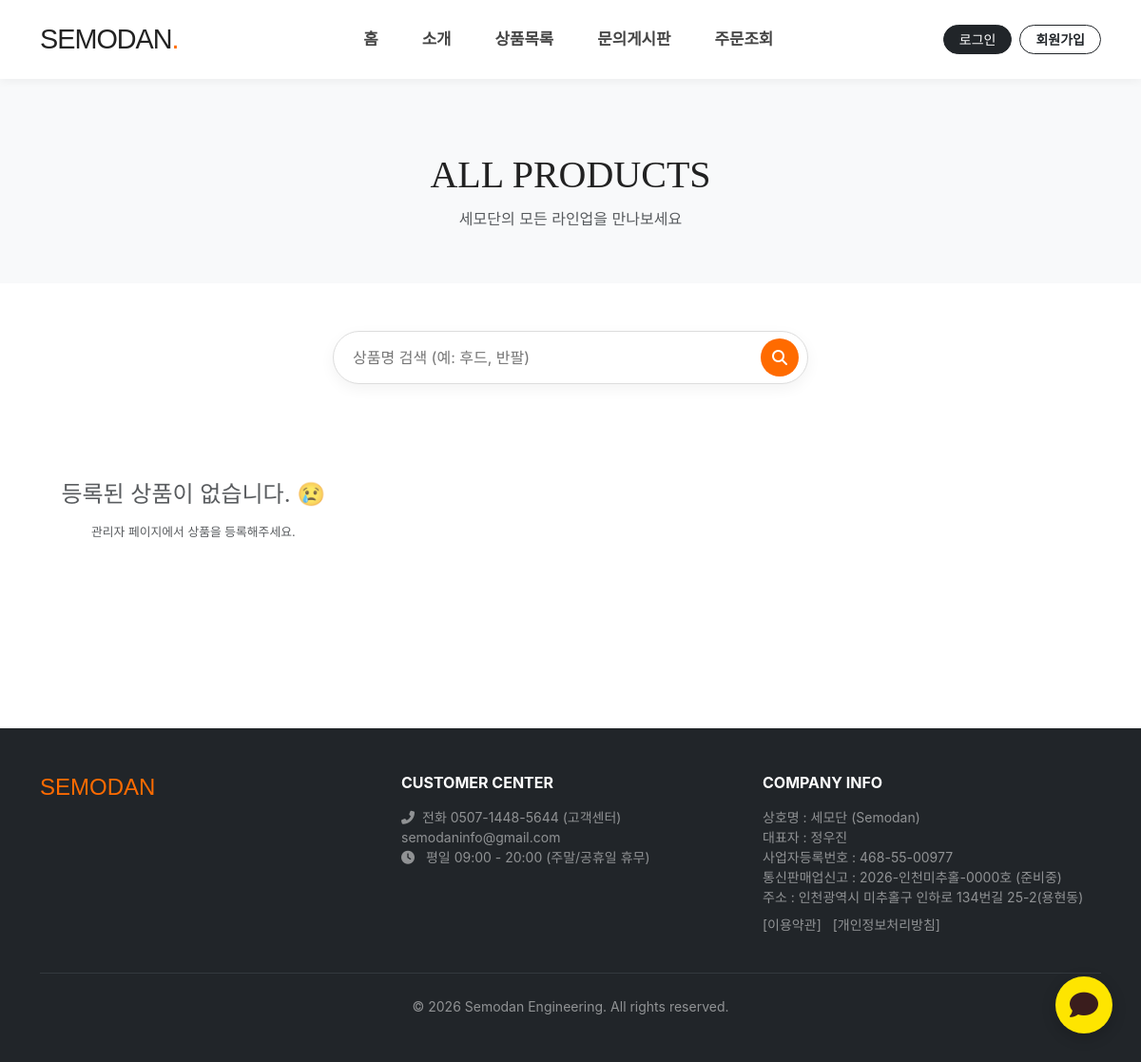
Page /shop/ on the earlier database version.
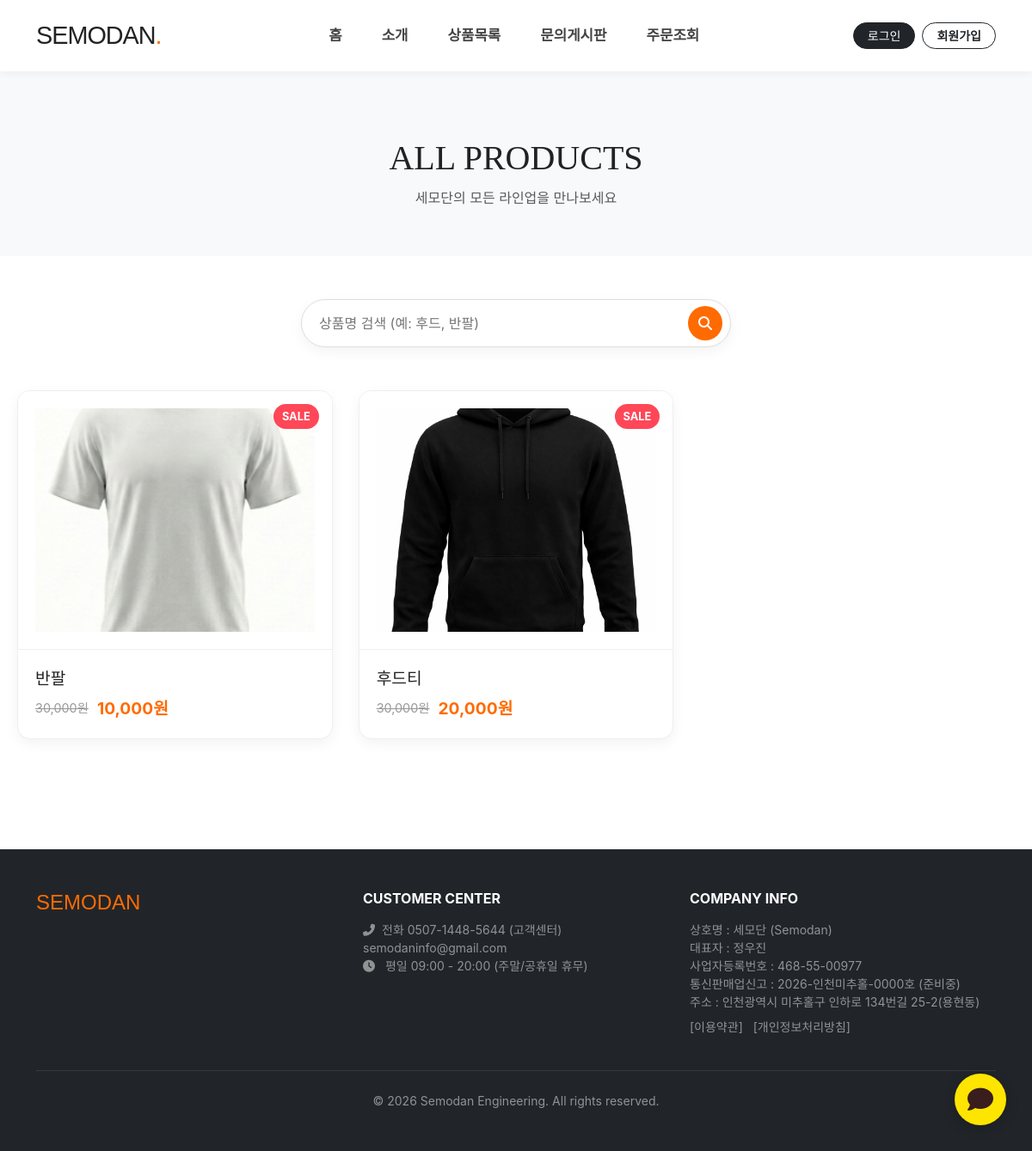
Same page on the later database version.
### products/models.py (models this page shows, shortened)
class Product(models.Model):
    name = models.CharField(max_length=100, verbose_name="상품명")
    code = models.CharField(max_length=50, unique=True, verbose_name="상품코드")
    original_price = models.IntegerField(default=0, verbose_name="정가")
    price = models.IntegerField(verbose_name="판매가")
    description = models.TextField(blank=True, verbose_name="상품설명 (짧은)")
    priority = models.IntegerField(default=0, verbose_name="노출 우선순위 (높을수록 상단)")
    image = models.ImageField(upload_to='products/', verbose_name="대표 썸네일")
    detail_image = models.ImageField(upload_to='products/details/', blank=True, null=True, verbose_name="상세페이지 (공통)")

### products/views.py (the view)
# urls.py: path('shop/', views.product_list, name='product_list'),
def product_list(request):
    query = request.GET.get('q', '')
    products = Product.objects.all()
    if query:
        products = products.filter(name__icontains=query)
    products = products.order_by('-priority', '-id')
    return render(request, 'products/product_list.html', {
        'products': products,
        'query': query
    })

### products/templates/products/product_list.html (shortened to what this page needs)
{% extends "products/base.html" %}
{% load static %}
{% load humanize %}
{% block content %}
<div class="shop-header">
    <h1 class="shop-title">ALL PRODUCTS</h1>
    <p class="text-muted">세모단의 모든 라인업을 만나보세요</p>
</div>
<div class="search-box">
    <form action="" method="GET">
        <input type="text" name="q" class="search-input" placeholder="상품명 검색 (예: 후드, 반팔)" value="{{ query|default:'' }}">
        <button type="submit" class="search-btn"><i class="fas fa-search"></i></button>
    </form>
</div>
<div class="product-grid">
    {% if products %}
        {% for product in products %}
        <a href="{% url 'products:product_custom_editor' product.code %}" class="product-card">
            <div class="card-img-wrap">
                {% if product.image %}
                    <img src="{{ product.image.url }}" class="card-img" alt="{{ product.name }}">
                {% else %}
                    <span class="text-muted">이미지 준비중</span>
                {% endif %}
                {% if product.original_price > product.price %}
                <span class="discount-badge">SALE</span>
                {% endif %}
            </div>
            <div class="card-info">
                <div class="card-title">{{ product.name }}</div>
                <div class="price-wrap">
                    {% if product.original_price > product.price %}
                        <span class="original-price">{{ product.original_price|intcomma }}원</span>
                    {% endif %}
                    <span class="sale-price">{{ product.price|intcomma }}원</span>
                </div>
            </div>
        </a>
        {% endfor %}
    {% else %}
        <div class="col-12 text-center py-5">
            <p class="text-muted fs-4">등록된 상품이 없습니다. 😢<br><span style="font-size:0.8rem">관리자 페이지에서 상품을 등록해주세요.</span></p>
        </div>
    {% endif %}
</div>
{% endblock %}

### products/templates/products/base.html (shortened to what this page needs)
{% load static %}
<!DOCTYPE html>
<html lang="ko">
<head>
    <link href="https://cdn.jsdelivr.net/npm/bootstrap@5.3.0/dist/css/bootstrap.min.css" rel="stylesheet">
    <link rel="stylesheet" href="https://cdnjs.cloudflare.com/ajax/libs/font-awesome/6.4.0/css/all.min.css">
</head>
<body class="d-flex flex-column min-vh-100">
    <nav class="navbar navbar-expand-lg fixed-top">
        <div class="container">
            <a class="navbar-brand font-heavy" href="{% url 'products:index' %}">
                SEMODAN<span class="text-orange">.</span>
            </a>
            <div class="collapse navbar-collapse" id="navbarContent">
                <ul class="navbar-nav mx-auto mb-2 mb-lg-0 align-items-center">
                    <li class="nav-item"><a class="nav-link" href="{% url 'products:index' %}">홈</a></li>
                    <li class="nav-item"><a class="nav-link" href="{% url 'products:about_us' %}">소개</a></li>
                    <li class="nav-item"><a class="nav-link" href="{% url 'products:product_list' %}">상품목록</a></li>
                    <li class="nav-item"><a class="nav-link" href="{% url 'products:qna' %}">문의게시판</a></li>
                    <li class="nav-item"><a class="nav-link" href="{% url 'products:order_check' %}">주문조회</a></li>
                </ul>
                <div class="auth-area d-flex align-items-center gap-2">
                    {% if user.is_authenticated %}
                        <span class="text-dark me-2 fw-bold">👋 {{ user.username }}님</span>
                        <a href="{% url 'products:order_check' %}" class="btn btn-outline-dark btn-sm rounded-pill px-3">
                            <i class="fas fa-user me-1"></i> 마이페이지
                        </a>
                        <form method="post" action="{% url 'account_logout' %}" style="display:inline;">
                            {% csrf_token %}
                            <button type="submit" class="btn btn-danger btn-sm rounded-pill px-3">
                                로그아웃
                            </button>
                        </form>
                    {% else %}
                        <a href="{% url 'account_login' %}" class="btn btn-dark btn-sm rounded-pill px-3">
                            로그인
                        </a>
                        <a href="{% url 'account_signup' %}" class="btn btn-outline-dark btn-sm rounded-pill px-3 fw-bold">
                            회원가입
                        </a>
                    {% endif %}
                </div>
            </div>
        </div>
    </nav>
    <main class="flex-grow-1">
        {% block content %}{% endblock %}
    </main>
    <footer class="bg-dark text-white py-5 mt-5">
        <div class="container">
            <div class="row gy-4">
                <div class="col-lg-4">
                    <h4 class="font-heavy text-orange mb-3">SEMODAN</h4>
                </div>
                <div class="col-lg-4">
                    <h6 class="fw-bold mb-3">CUSTOMER CENTER</h6>
                    <p class="text-white-50 small">
                        <i class="fas fa-phone-alt me-2"></i>전화 0507-1448-5644 (고객센터)<br>
                        semodaninfo@gmail.com<br>
                        <i class="fas fa-clock me-2"></i> 평일 09:00 - 20:00 (주말/공휴일 휴무)
                    </p>
                </div>
                <div class="col-lg-4">
                    <h6 class="fw-bold mb-3">COMPANY INFO</h6> <ul class="list-unstyled text-white-50 small">
                        <li>상호명 : 세모단 (Semodan)</li>
                        <li>대표자 : 정우진</li>
                        <li>사업자등록번호 : 468-55-00977</li>
                        <li>통신판매업신고 : 2026-인천미추홀-0000호 (준비중)</li> <li>주소 : 인천광역시 미추홀구 인하로 134번길 25-2(용현동)</li> <li class="mt-2">
                            <a href="{% url 'products:policy' %}" class="text-decoration-none text-white-50 me-2">[이용약관]</a>
                            <a href="{% url 'products:policy' %}#privacy" class="text-decoration-none text-white-50">[개인정보처리방침]</a>
                        </li>
                    </ul>
                </div>
            </div>
            <hr class="border-secondary my-4">
            <div class="text-center text-white-50 small">
                &copy; 2026 Semodan Engineering. All rights reserved.
            </div>
        </div>
    </footer>
    <a href="http://pf.kakao.com/_ugkxkn/chat" target="_blank" class="kakao-float-btn" title="카톡 상담하기">
        <i class="fas fa-comment kakao-icon"></i>
    </a>
</body>
</html>

### products/templates/products/base.html (style rules this page uses)
body { font-family: 'Pretendard', -apple-system, BlinkMacSystemFont, system-ui, Roboto, 'Helvetica Neue', 'Segoe UI', 'Apple SD Gothic Neo', 'Malgun Gothic', 'Apple Color Emoji', 'Segoe UI Emoji', 'Segoe UI Symbol', sans-serif; color: #222; padding-top: 80px; }
.font-heavy { font-family: 'GmarketSansBold', sans-serif; }
.text-orange { color: #ff6b00 !important; }
.navbar { background-color: white; box-shadow: 0 2px 10px rgba(0,0,0,0.05); padding: 15px 0; }
.navbar-brand { font-size: 1.8rem; color: #222; letter-spacing: -1px; }
.navbar-nav .nav-link { font-size: 1.05rem; font-weight: bold; color: #444 !important; margin: 0 15px; transition: 0.2s; position: relative; }
.navbar-nav .nav-link::after { content: ''; position: absolute; width: 0; height: 3px; bottom: -5px; left: 50%; background-color: #ff6b00; transition: all 0.3s ease-in-out; transform: translateX(-50%); border-radius: 2px; }
.kakao-float-btn { position: fixed; bottom: 30px; right: 30px; width: 60px; height: 60px; background-color: #FEE500; border-radius: 50%; box-shadow: 0 4px 15px rgba(0,0,0,0.2); display: flex; justify-content: center; align-items: center; z-index: 9999; text-decoration: none; transition: transform 0.3s; }
.kakao-icon { color: #3A1D1D; font-size: 30px; }

### products/templates/products/product_list.html (style rules this page uses)
.shop-header { padding: 80px 0 40px; text-align: center; background: #f8f9fa; margin-bottom: 50px; }
.shop-title { font-family: 'GmarketSansBold'; font-size: 2.5rem; margin-bottom: 10px; }
.search-box { max-width: 500px; margin: 0 auto 50px; position: relative; }
.search-input { width: 100%; padding: 15px 20px; border-radius: 50px; border: 1px solid #ddd; box-shadow: 0 5px 15px rgba(0,0,0,0.05); outline: none; transition: 0.3s; }
.search-btn { position: absolute; right: 10px; top: 50%; transform: translateY(-50%); background: #ff6b00; color: white; border: none; width: 40px; height: 40px; border-radius: 50%; cursor: pointer; }
.product-grid { display: grid; grid-template-columns: repeat(auto-fill, minmax(280px, 1fr)); gap: 30px; max-width: 1200px; margin: 0 auto; padding: 0 20px 80px; }
.product-card { background: white; border-radius: 15px; overflow: hidden; box-shadow: 0 5px 15px rgba(0,0,0,0.05); transition: 0.3s; text-decoration: none; color: inherit; display: block; border: 1px solid #eee; }
.card-img-wrap { width: 100%; height: 300px; background: #fff; display: flex; align-items: center; justify-content: center; padding: 20px; position: relative; }
.card-img { width: 100%; height: 100%; object-fit: cover; }
.card-info { padding: 20px; border-top: 1px solid #f0f0f0; }
.card-title { font-family: 'GmarketSansBold'; font-size: 1.2rem; margin-bottom: 5px; }
.price-wrap { display: flex; align-items: center; gap: 10px; }
.original-price { color: #999; text-decoration: line-through; font-size: 0.9rem; }
.sale-price { color: #ff6b00; font-weight: bold; font-size: 1.2rem; }
.discount-badge { position: absolute; top: 15px; right: 15px; background: #ff4757; color: white; padding: 5px 10px; border-radius: 15px; font-weight: bold; font-size: 0.8rem; }

Differences in the rows shown:
added Product: image (picture), shows "SALE", name "반팔", original_price "30,000", price "10,000"
added Product: image (picture), shows "SALE", name "후드티", original_price "30,000", price "20,000"
Other differences:
text no longer shown: "등록된 상품이 없습니다. 😢 관리자 페이지에서 상품을 등록해주세요."
